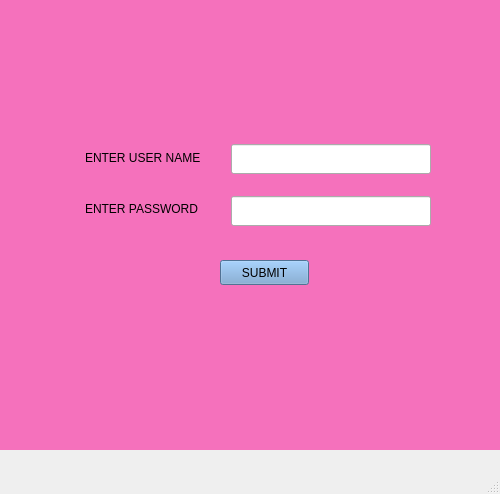
<?xml version="1.0" encoding="UTF-8"?>
<ui version="4.0">
 <class>Eloginpage</class>
 <widget class="QMainWindow" name="Eloginpage">
  <property name="geometry">
   <rect>
    <x>0</x>
    <y>0</y>
    <width>500</width>
    <height>494</height>
   </rect>
  </property>
  <property name="windowTitle">
   <string>Login PAGE</string>
  </property>
  <widget class="QWidget" name="centralwidget">
   <widget class="QLabel" name="label_2">
    <property name="geometry">
     <rect>
      <x>0</x>
      <y>0</y>
      <width>500</width>
      <height>450</height>
     </rect>
    </property>
    <property name="styleSheet">
     <string notr="true">background-color: rgb(245, 113, 188);</string>
    </property>
    <property name="text">
     <string/>
    </property>
   </widget>
   <widget class="QLabel" name="label">
    <property name="geometry">
     <rect>
      <x>85</x>
      <y>149</y>
      <width>135</width>
      <height>17</height>
     </rect>
    </property>
    <property name="text">
     <string>ENTER USER NAME</string>
    </property>
   </widget>
   <widget class="QLabel" name="label_3">
    <property name="geometry">
     <rect>
      <x>85</x>
      <y>200</y>
      <width>135</width>
      <height>17</height>
     </rect>
    </property>
    <property name="text">
     <string>ENTER PASSWORD</string>
    </property>
   </widget>
   <widget class="QLineEdit" name="T1">
    <property name="geometry">
     <rect>
      <x>231</x>
      <y>144</y>
      <width>200</width>
      <height>30</height>
     </rect>
    </property>
   </widget>
   <widget class="QLineEdit" name="T2">
    <property name="geometry">
     <rect>
      <x>231</x>
      <y>196</y>
      <width>200</width>
      <height>30</height>
     </rect>
    </property>
   </widget>
   <widget class="QPushButton" name="pushButton">
    <property name="geometry">
     <rect>
      <x>220</x>
      <y>260</y>
      <width>89</width>
      <height>25</height>
     </rect>
    </property>
    <property name="styleSheet">
     <string notr="true">background-color: rgb(114, 159, 207);</string>
    </property>
    <property name="text">
     <string>SUBMIT</string>
    </property>
   </widget>
   <widget class="QLineEdit" name="T3">
    <property name="geometry">
     <rect>
      <x>100</x>
      <y>350</y>
      <width>321</width>
      <height>25</height>
     </rect>
    </property>
    <property name="styleSheet">
     <string notr="true">background-color: rgb(245, 113, 188);</string>
    </property>
    <property name="frame">
     <bool>false</bool>
    </property>
    <property name="alignment">
     <set>Qt::AlignCenter</set>
    </property>
   </widget>
  </widget>
  <widget class="QMenuBar" name="menubar">
   <property name="geometry">
    <rect>
     <x>0</x>
     <y>0</y>
     <width>500</width>
     <height>22</height>
    </rect>
   </property>
  </widget>
  <widget class="QStatusBar" name="statusbar"/>
 </widget>
 <resources/>
 <connections/>
</ui>
